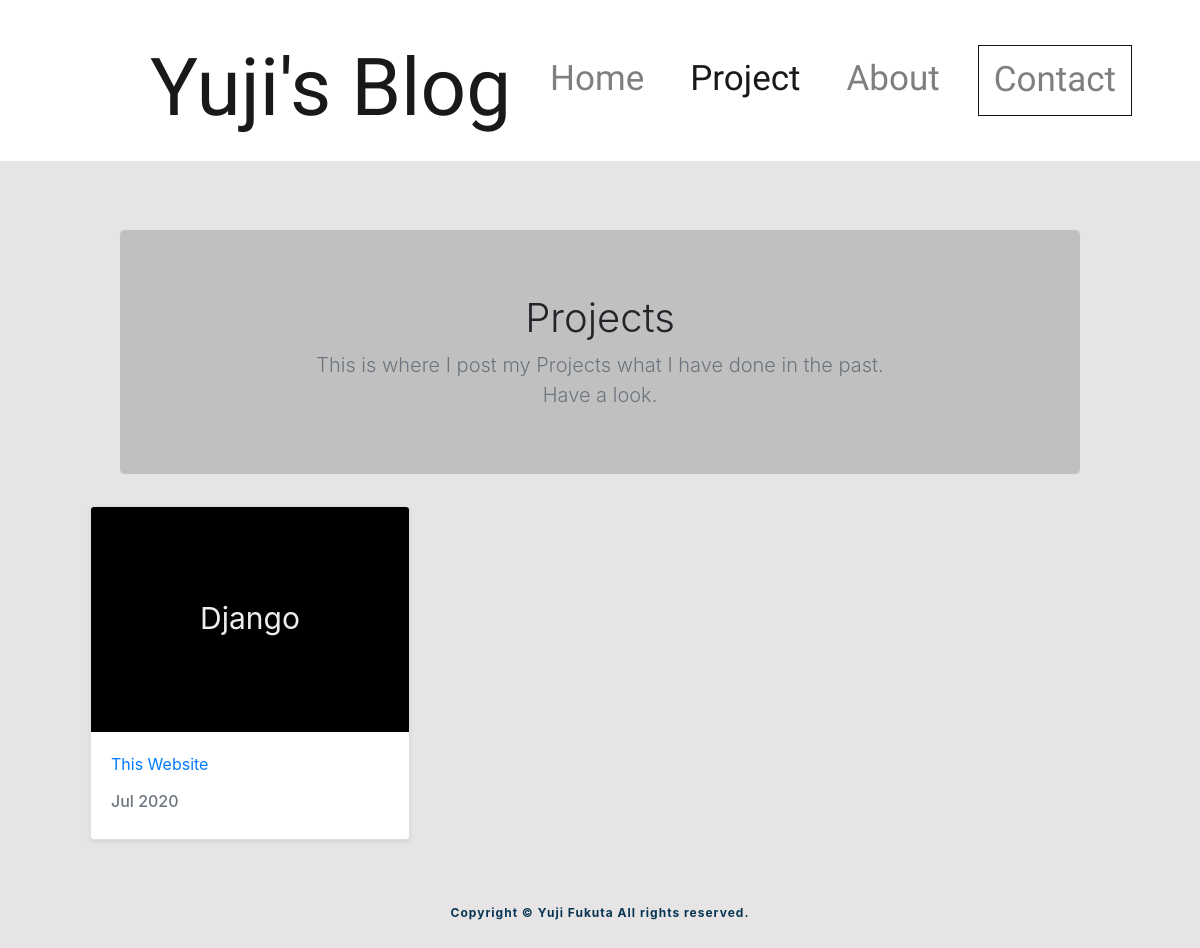
The app's page /project/ with its own data.
### blog/models.py (models this page shows)
class Project(models.Model):
    image = models.ImageField(upload_to='project_images/', null=True, blank=True)
    title = models.CharField(max_length=100)
    slug = models.SlugField()
    short_text = models.TextField(max_length=130)
    text = models.TextField()
    created_date = models.DateTimeField(default=timezone.now)

### blog/views.py (the view)
# urls.py: path('project/', views.Project_page, name='Project'),
def Project_page(request):
    contents = {
        'projects': Project.objects.all().order_by('-created_date')
    }
    return render(request, 'blog/Project.html', contents)

### blog/templates/blog/Project.html (shortened to what this page needs)
{% load static %}
<html>
<head>
    <link rel="stylesheet" href="https://stackpath.bootstrapcdn.com/bootstrap/4.5.0/css/bootstrap.min.css"
>
    <link rel="stylesheet" href="{% static 'css/blog.css' %}">
</head>
<body style="background-color:rgb(230, 228, 228)">
    <nav class="navbar fixed-top navbar-expand-lg navbar-light" style="background-color:white">
        <div class=" container">
            <a class="navbar-brand" href="/">Yuji's Blog</a>
            <div class="collapse navbar-collapse" id="navbarNavAltMarkup">
                <div class="navbar-nav ml-auto">
                    <a class="nav-item nav-link" href="/">Home</a>
                    <a class="nav-item nav-link active" href="#">Project<span class="sr-only">(current)</span></a>
                    <a class="nav-item nav-link" href="/about">About</a>
                    <a class="nav-item nav-link" id="contact" href="/contact">Contact</a>
                </div>
            </div>
        </div>
    </nav>
    <section class="jumbotron text-center">
        <div class="container">
            <h1>Projects</h1>
            <p class="lead text-muted">This is where I post my Projects what I have done in the past.
                <br> Have a look.
            </p>
        </div>
    </section>
    <div class="container">
        <div class="row">
            {% for project in projects %}
            <div class="col-md-4">
                <div class="card mb-4 shadow-sm">
                    <a href="{{project.slug}}/">
                        {% if project.image %}
                        <svg class="bd-placeholder-img card-img-top" width="100%" height="225"
                            xmlns="http://www.w3.org/2000/svg" preserveAspectRatio="xMidYMid slice" focusable="false"
                            role="img" aria-label="Placeholder: Thumbnail">
                            <title>{{ project.title }}</title>
                            <rect width="100%" height="100%" src="{{ project.image.url }}"></rect><text x="50%" y="50%"
                                fill="#eceeef" dy=".3em">{{ project.title }}</text>
                        </svg>
                        {% endif %}
                        <div class="card-body">
                            <p class="card-text">{{ project.short_text }}</p>
                            <div class="d-flex justify-content-between align-items-center">
                                <h6 class="text-muted">{{ project.created_date|date:"M Y"}}</h6>
                            </div>
                        </div>
                    </a>
                </div>
            </div>
            {% endfor %}
        </div>
    </div>
    <footer class=" footer">
        Copyright © Yuji Fukuta All rights reserved.
    </footer>
</body>
</html>

### static/css/blog.css (style rules this page uses)
.navbar-brand { font-family: 'Shadows Into Light', cursive; font-size: 80px; margin-left: 60px; margin-top: 15px; }
.nav-item { margin: 15px; font-family: 'Shadows Into Light', cursive; font-size: 35px; }
#contact { padding-right: 15px; padding-left: 15px; border: 1px solid rgb(19, 20, 20); -webkit-transition: .3s ease-in-out; -o-transition: .3s ease-in-out; transition: .3s ease-in-out; }
.footer { width: 100%; padding: 40px 0; text-align: center; font-size: 12px; color: #073553; letter-spacing: 1px; font-weight: bold; position: ; }
@media (min-width: 1200px) { .container { max-width: 1050px; } }
.jumbotron { padding-top: 3rem; padding-bottom: 3rem; margin-top: 230px; background-color:rgba(184, 184, 184, 0.795); width: 80%; margin-left: auto; margin-right: auto; }
@media (min-width: 768px) { .jumbotron { padding-top: 4rem; padding-bottom: 4rem; } }
.jumbotron p:last-child { margin-bottom: 0; }
.jumbotron h1 { font-weight: 300; }
.jumbotron .container { max-width: 40rem; }
.card-img-top { text-anchor: middle; }
.card-img-top text { font-size: 30px; }

### records on screen
Project: title "Django", short_text "This Website", created_date "Jul 2020"
